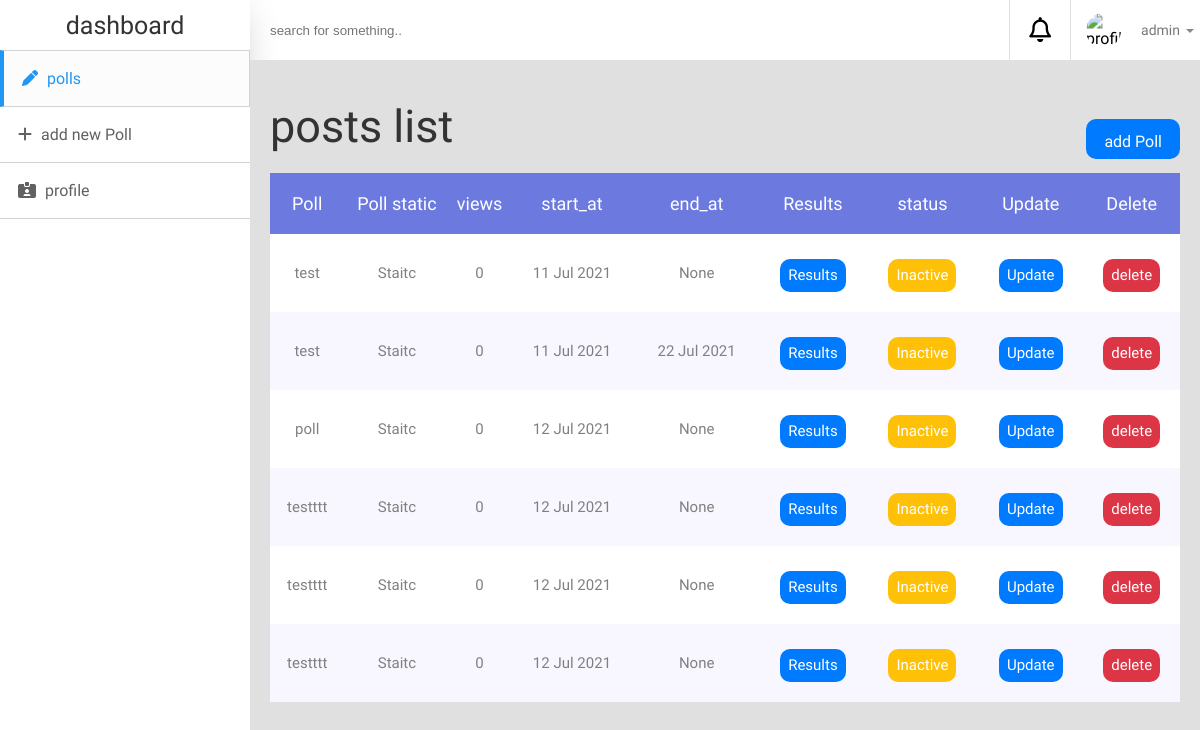
/accounts/ (signed in), run on the app's committed database.
### poll/models.py (models this page shows, shortened)
class Poll(models.Model):
    author = models.ForeignKey(User, on_delete=models.CASCADE, null=True, blank=True)
    question = models.TextField(max_length=500)
    title = models.CharField(max_length=150, null=True, blank=True)
    summary = models.TextField(max_length=1000, null=True, blank=True)
    image = models.ImageField(null=True, blank=True, upload_to='poll_images')
    hide_results = models.BooleanField(default=False, choices=result_choices)
    multiple_answers = models.BooleanField(default=False, choices=multiple_answers_choices)
    views = models.IntegerField(default=0)
    created_at = models.DateTimeField(auto_now=True)
    start_at = models.DateTimeField(default=now)
    end_at = models.DateTimeField(null=True, blank=True)
    slug = models.SlugField(unique=True)
    status = models.BooleanField(default=True, choices=stats_choices)

### dashboard/views.py (the view)
# urls.py: path('', PollListView.as_view(), name='polls'),
class PollListView(LoginRequiredMixin, ListView):
    model = Poll
    template_name = 'dashboard/polls_list.html'
    context_object_name = 'polls'
    def get_queryset(self):
        return self.request.user.poll_set.all()

### dashboard/templates/dashboard/polls_list.html
{% extends 'dashboard/base.html' %}
{% load i18n %}
{% block content %}
	<div class="content-header">
		<legend>{% trans 'posts list' %}</legend>
		<a href="/" class="btn info">{% trans 'add Poll' %}</a>
	</div>
	<div class="table">
		<table>
		<thead>
			<tr>
				<th>{% trans 'Poll' %}</th>
				<th>{% trans 'Poll static' %}</th>
				<th>{% trans 'views' %}</th>
				<th>{% trans 'start_at' %}</th>
				<th>{% trans 'end_at' %}</th>
				<th>{% trans 'Results' %}</th>
				<th>{% trans 'status' %}</th>
				<th>{% trans 'Update' %}</th>
				<th>{% trans 'Delete' %}</th>
			</tr>
		</thead>
		<tbody>
			{% for poll in polls %}
			<tr>
				<td>{{poll.question|slice:'40'}}</td>
				<td>Staitc</td>
				<td>{{poll.views}}</td>
				<td>{{poll.start_at|date:'d M Y'}}</td>
				<td>{{poll.end_at|date:'d M Y'|default:'None'}}</td>
				<td><a href="{% url 'result' poll.slug %}"><div class="btn btn-sm info">{% trans 'Results' %}</div></a></td>
				{% if poll.active %}
				<td><div class="btn btn-sm info">{% trans 'Active' %}</div></td>
				{% else %}
				<td><div class="btn btn-sm warning">{% trans 'Inactive' %}</div></td>
				{% endif %}
				<td><a href="{% url 'update_poll' poll.id %}"><div class="btn btn-sm info">{% trans 'Update' %}</div></a></td>
				<td><a href="{% url 'delete_poll' poll.id %}"><div class="btn btn-sm danger">{% trans 'delete' %}</div></a></td>
			</tr>
			{% empty %}
				<p>{% trans 'no posts' %}</p>
			{% endfor %}
		</tbody>
		</table>
	</div>
{% endblock %}

### dashboard/static/dashboard/css/dashboard.css (style rules this page uses)
:root { --secondary-color: #333; }
* { -webkit-box-sizing: border-box; -moz-box-sizing: border-box; box-sizing: border-box; padding: 0px; margin: 0px; }
html { scroll-behavior: smooth; }
body { font-family: "Work Sans", "sans-serif"; }
a { text-decoration: none; color: Black; }
.btn, btn-sm { cursor: pointer; display: inline-block; white-space: nowrap; text-align: center; max-height: 40px; outline: none; border: none; margin-top: 5px; border-radius: 10px; -webkit-border-radius: 10px; -moz-border-radius: 10px; -ms-border-radius: 10px; -o-border-radius: 10px; }
.btn { padding: 13px 18px; }
.btn-sm { padding: 6px 8px; }
.danger { background: #dc3545; color: white; }
.info { background: #007bff; color: white; }
.warning { background: #ffc107; color: white; }
.content .content-header { display: flex; justify-content: space-between; align-items: center; }
.content .content-header legend { font-size: 45px; margin-bottom: 20px; color: var(--secondary-color); font-weight: 500; }
.content .table { max-height: 3000px; overflow-y : auto; }
.content table { width: 100%; min-width: 850px; border-collapse: collapse; border-radius: 10px; box-shadow: 0 0 40px 0 rgb(0 0 0 / 15%); background-color: white; -webkit-border-radius: 10px; -moz-border-radius: 10px; -ms-border-radius: 10px; -o-border-radius: 10px; }
.content table th { font-size: 18px; color: #fff; line-height: 1.4; background-color: #6c7ae0; padding-top: 18px; padding-bottom: 18px; font-weight: 500; }
.content table td { font-size: 15px; color: gray; line-height: 1.4; padding: 20px 8px; text-align: center; }
tr:nth-child(even) { background-color: #f8f6ff; }

### data on the page
Poll: question "test", views "0", start_at "11 Jul 2021", end_at "None"
Poll: question "test", views "0", start_at "11 Jul 2021", end_at "22 Jul 2021"
Poll: question "poll", views "0", start_at "12 Jul 2021", end_at "None"
Poll: question "testttt", views "0", start_at "12 Jul 2021", end_at "None"
Poll: question "testttt", views "0", start_at "12 Jul 2021", end_at "None"
Poll: question "testttt", views "0", start_at "12 Jul 2021", end_at "None"
